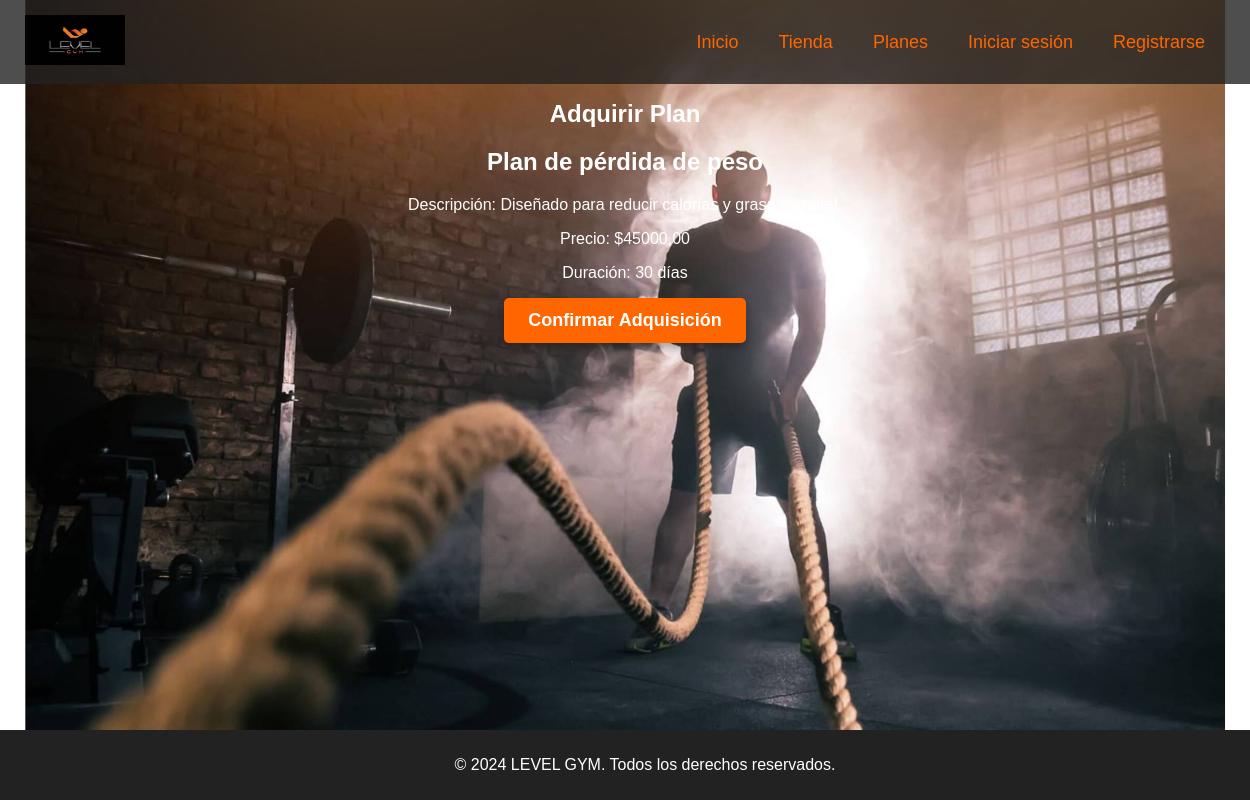
Screenshot of /adquirir-plan/1/ with the database file from the repository.
### gym/models.py (models this page shows, shortened)
class PlanNutricional(models.Model):
    nombre = models.CharField(max_length=100)
    descripcion = models.TextField()
    precio = models.DecimalField(max_digits=10, decimal_places=2)
    duracion = models.PositiveIntegerField(help_text="Duración en días")

### gym/views.py (the view)
# urls.py: path('adquirir-plan/<int:plan_id>/', views.adquirir_plan, name='adquirir_plan'),
def adquirir_plan(request, plan_id):
    plan = get_object_or_404(PlanNutricional, pk=plan_id)
    if request.method == 'POST':
        return redirect('confirmar_adquisicion_plan', plan_id=plan_id)
    return render(request, 'gym/adquirir_plan.html', {'plan': plan})

### gym/templates/gym/adquirir_plan.html (shortened to what this page needs)
{% load static %}
<!DOCTYPE html>
<html lang="es">
<head>
    <link rel="stylesheet" href="{% static 'css/planes.css' %}">
</head>
<body>
    <header>
        <nav>
            <div class="logo-container">
                <a href="{% url 'index' %}"><img src="{% static 'images/icono.jfif' %}" alt="" height="50" width="100"></a>
            </div>
            <ul>
                <li><a href="{% url 'index' %}">Inicio</a></li>
                <li><a href="{% url 'tienda' %}">Tienda</a></li>
                <li><a href="{% url 'planes' %}">Planes</a></li>
                {% if user.is_authenticated %}
                    <li><a href="{% url 'logout' %}">Cerrar sesión</a></li>
                {% else %}
                    <li><a href="{% url 'login' %}">Iniciar sesión</a></li>
                    <li><a href="{% url 'register' %}">Registrarse</a></li>
                {% endif %}
            </ul>
        </nav>
    </header>
    <main>
        <section class="plan-details">
            <h1>Adquirir Plan</h1>
            <div class="plan-info">
                <h2>{{ plan.nombre }}</h2>
                <p>Descripción: {{ plan.descripcion }}</p>
                <p>Precio: ${{ plan.precio }}</p>
                <p>Duración: {{ plan.duracion }} días</p>
                <form action="{% url 'adquirir_plan' plan.id %}" method="post">
                    <button type="submit" class="buy-button">Confirmar Adquisición</button>
                </form>
            </div>
        </section>
    </main>
    <footer>
        <p>&copy; 2024 LEVEL GYM. Todos los derechos reservados.</p>
    </footer>
</body>
</html>

### gym/static/css/planes.css (style rules this page uses)
body { background-color: #000; color: #fff; font-family: 'Arial', sans-serif; margin: 0; padding: 0; background-image: url('../images/index.png'); background-size: cover; background-position: center; background-attachment: fixed; min-height: 100vh; display: flex; flex-direction: column; }
header { background: rgba(34, 34, 34, 0.8); padding: 15px 0; position: fixed; width: 100%; top: 0; left: 0; z-index: 1000; display: flex; justify-content: center; align-items: center; }
nav { width: 100%; max-width: 1200px; display: flex; justify-content: space-between; align-items: center; }
.logo-container { flex: 1; }
nav ul { list-style: none; display: flex; justify-content: center; align-items: center; padding: 0; margin: 0; }
nav ul li { margin: 0 20px; }
nav ul li a { color: #ff6600; text-decoration: none; font-size: 18px; transition: color 0.3s ease, transform 0.3s ease; }
main { padding: 80px 20px 60px; max-width: 1200px; margin: 0 auto; flex: 1; text-align: center; }
.buy-button { display: inline-block; padding: 12px 24px; background-color: #ff6600; color: #fff; text-decoration: none; border-radius: 5px; font-size: 18px; font-weight: bold; transition: background-color 0.3s ease, transform 0.3s ease; border: none; cursor: pointer; box-shadow: 0 4px 8px rgba(0, 0, 0, 0.3); }
footer { background: #222; color: #fff; text-align: center; padding: 10px 20px; width: 100%; }

### rows the page displays
PlanNutricional: nombre "Plan de pérdida de peso", descripcion "Diseñado para reducir calorías y grasa corporal.", precio "45000,00", duracion "30"
